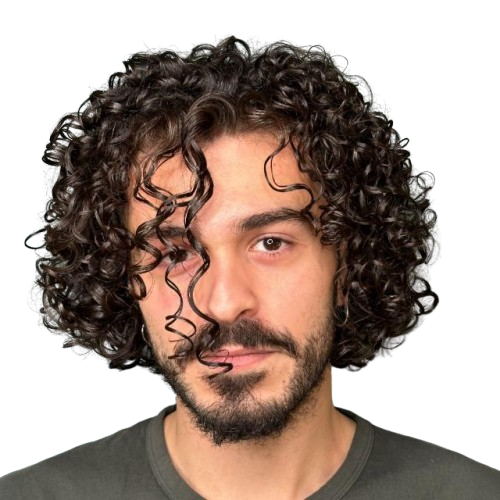
#> input picture images/Brini.png, 500 x 500 px
$ python -i mask.py   (imports and definitions only)
#> lines starting #> are read from the running program, lines starting #| are printed output that depends on the picture
"""
Mask loading and sampling utilities for attractor placement.

Provides two placement methods:
- random: Uniform random sampling within the mask
- edge: Edge detection-based sampling using Sobel operator on color gradients
"""

import numpy as np
from PIL import Image
from typing import List, Tuple, Literal
from scipy import ndimage
from .vector import Vector2D


AttractorPlacement = Literal['random', 'edge']


# [9 lines left out: function load_mask, not called in this run]


def load_image_grayscale(image_path: str) -> np.ndarray:
    """Load an image as grayscale for edge detection."""
#> called with image_path = '../images/Brini.png'
    img = Image.open(image_path).convert('L')
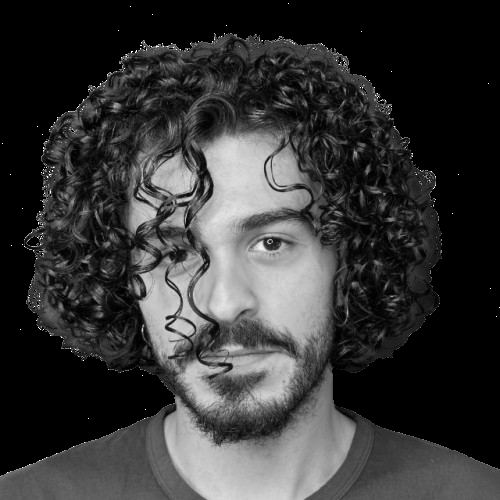
#> img: PIL image 500x500 L; min 0, max 255, mean 54.2
    return np.array(img, dtype=np.float32) / 255.0


# [4 lines left out: function get_valid_positions, not called in this run]


def detect_edges_from_image(image_path: str, threshold: float = 0.1) -> np.ndarray:
    """
    Detect edges based on color gradients in the image using Sobel operator.

    Args:
        image_path: Path to the image
        threshold: Minimum gradient magnitude to consider as edge (0-1 scale)
    """
    gray = load_image_grayscale(image_path)

    sobel_x = ndimage.sobel(gray, axis=1)
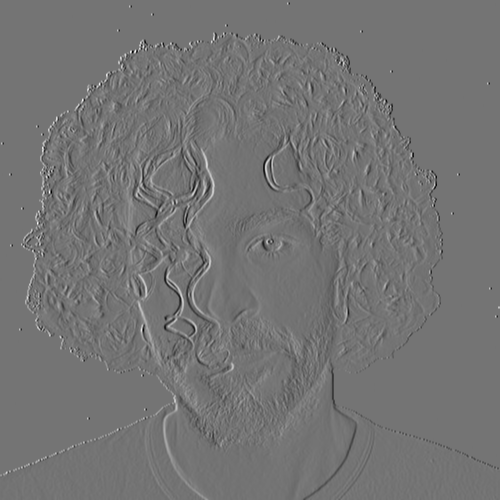
#> sobel_x: shape (500, 500) float32; min -3.07, max 3.67, mean 4.66e-05; drawn with min black and max white
    sobel_y = ndimage.sobel(gray, axis=0)
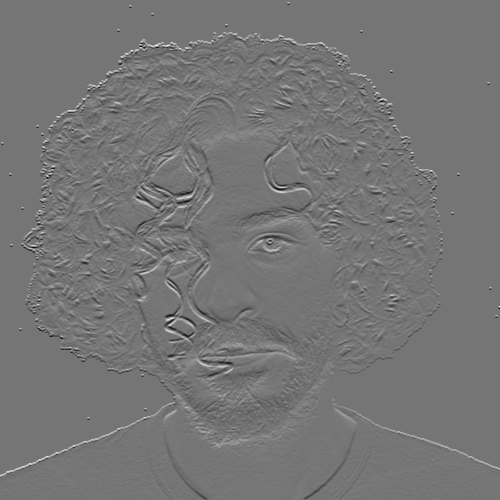
#> sobel_y: shape (500, 500) float32; min -3, max 3.5, mean 0.00702; drawn with min black and max white

    edge_magnitude = np.sqrt(sobel_x**2 + sobel_y**2)
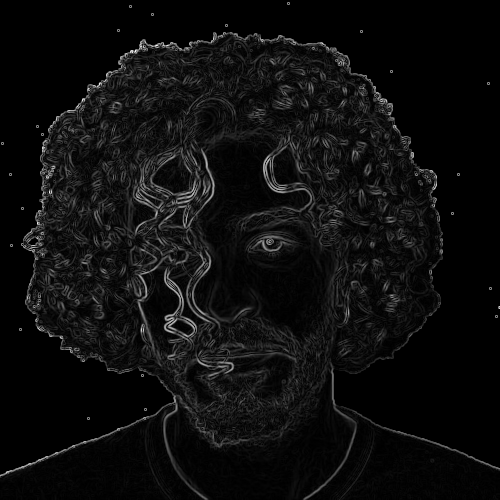
#> edge_magnitude: shape (500, 500) float32; min 0, max 3.78, mean 0.206; drawn with min black and max white
    edge_magnitude = edge_magnitude / edge_magnitude.max() if edge_magnitude.max() > 0 else edge_magnitude

    edges = edge_magnitude > threshold
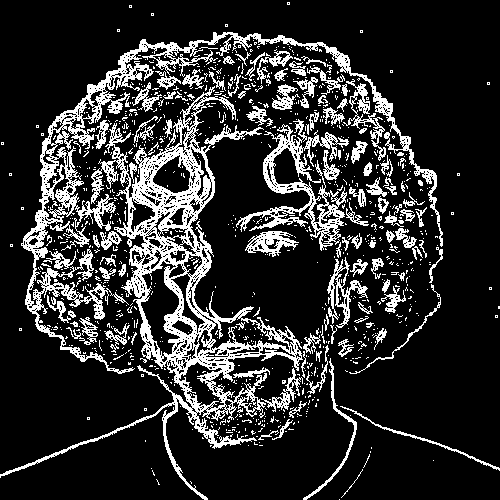
#> edges: shape (500, 500) bool; 18.1% white in thin lines or dots

    return edges, edge_magnitude


# [89 lines left out: functions save_edge_visualization, get_edge_positions, sample_attractors_random, sample_attractors_edge, sample_attractors, find_random_start, not called in this run]


def get_mask_dimensions(mask: np.ndarray) -> Tuple[int, int]:
    """Return (width, height) of the mask."""
    return mask.shape[1], mask.shape[0]

>>> result = detect_edges_from_image('../images/Brini.png')

$ run again, on images/Vale_Ettore.png
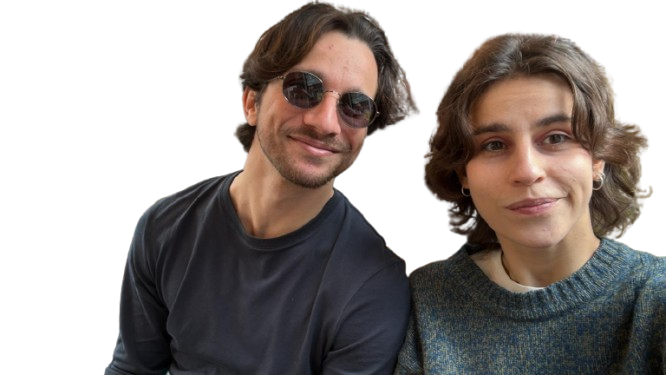
#> input picture images/Vale_Ettore.png, 666 x 375 px
#> in detect_edges_from_image, `sobel_y = ndimage.sobel(gray, axis=0)`:
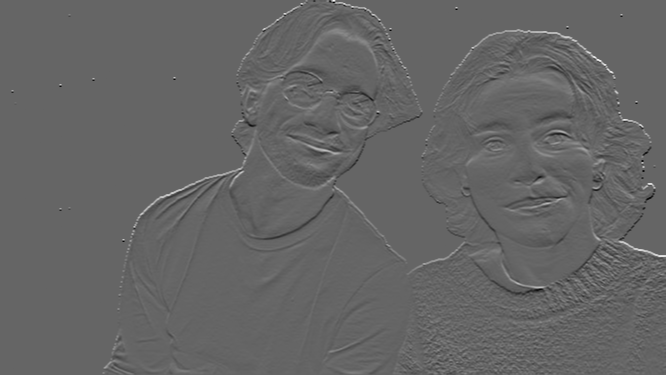
#> sobel_y: shape (375, 666) float32; min -2.11, max 3.2, mean 0.0034; drawn with min black and max white
#> in detect_edges_from_image, `edges = edge_magnitude > threshold`:
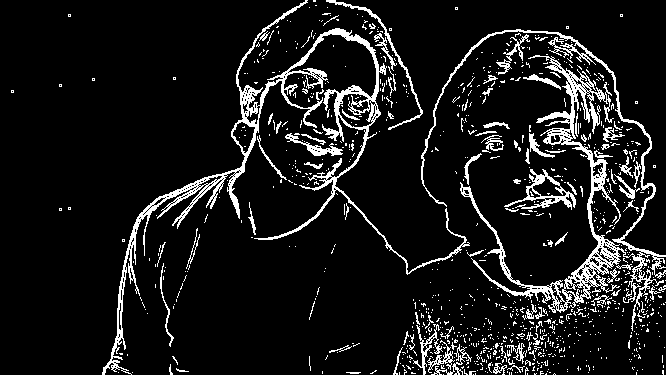
#> edges: shape (375, 666) bool; 9.8% white in thin lines or dots

$ run again, on images/ballerina.png
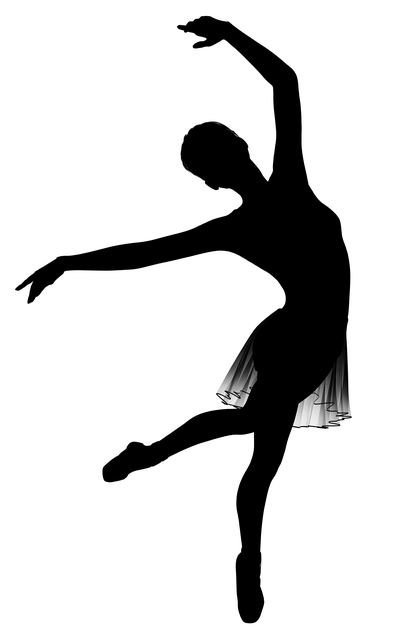
#> input picture images/ballerina.png, 406 x 640 px
#> in detect_edges_from_image, `sobel_x = ndimage.sobel(gray, axis=1)`:
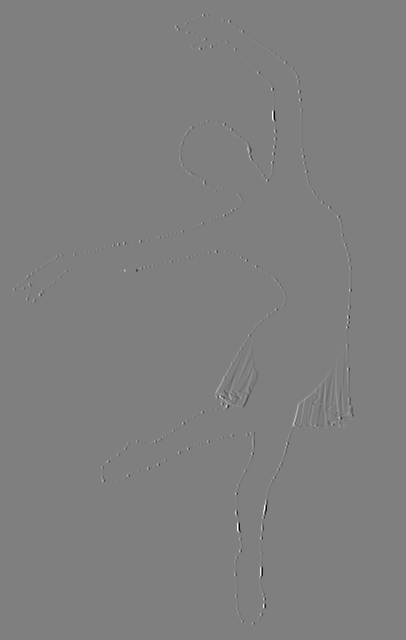
#> sobel_x: shape (640, 406) float32; min -4, max 4, mean 8.92e-05; drawn with min black and max white
#> in detect_edges_from_image, `edges = edge_magnitude > threshold`:
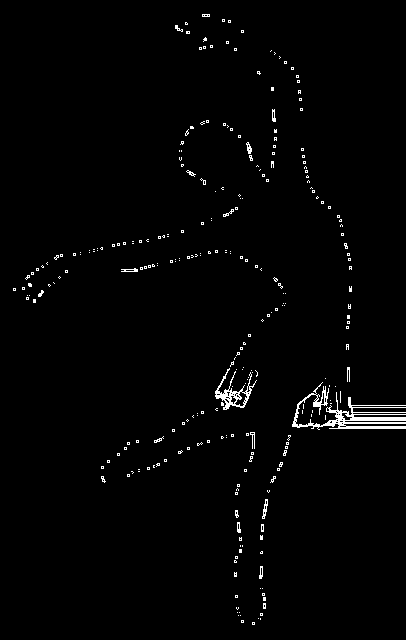
#> edges: shape (640, 406) bool; 1.5% white in thin lines or dots
